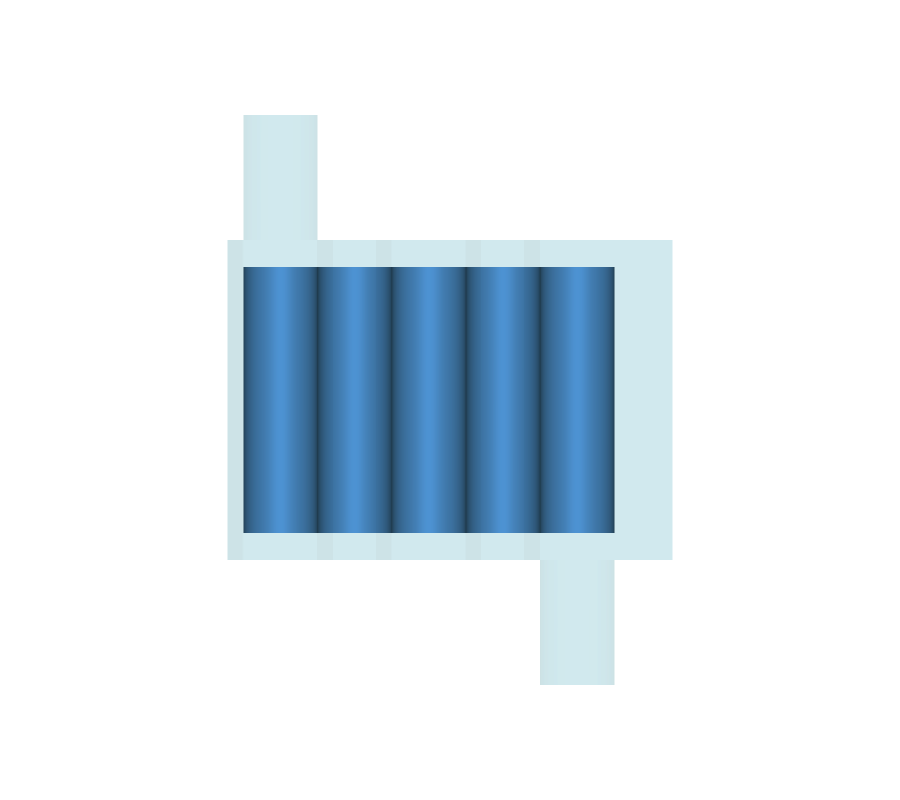
#> input picture src/cfd_twin/assets/cad_reference/actual_phi19_side_XZ.png, 1800 x 1600 px (shown at 1/2 size)
$ python update_reflected_cad_top.py ../src/cfd_twin/assets/cad_reference/actual_phi19_side_XZ.png
#> lines starting #> are read from the running program, lines starting #| are printed output that depends on the picture
#!/usr/bin/env python3
"""Update the published CAD top projection for the reflected C05/C19 ports."""

from __future__ import annotations

import argparse
from pathlib import Path

from PIL import Image, ImageDraw, ImageFont


def font(size: int, *, bold: bool = False) -> ImageFont.FreeTypeFont:
    name = "Arial Bold.ttf" if bold else "Arial.ttf"
    return ImageFont.truetype(f"/System/Library/Fonts/Supplemental/{name}", size)


def update(path: Path) -> None:
    image = Image.open(path).convert("RGBA")
    draw = ImageDraw.Draw(image)
    width, _ = image.size
#> width = 1800
    draw.rectangle((0, 45, width, 115), fill="white")
    subtitle = "Blue inlet: C05 upper-left / Red outlet: C19 lower-right"
    draw.text((width / 2, 70), subtitle, anchor="mm", font=font(31, bold=True), fill="#19334d")

    radius = 104
    neutral = "#d5e0e7"
    outline = "#294d63"
    background = "#f5f9fb"
    # Clear both the former and new port labels before redrawing them.  This
    # also makes this script idempotent when a published bundle is refreshed.
    for x in (228, 1053):
        for y in (218, 1205):
            draw.rectangle((x-75, y-25, x+75, y+27), fill=background)
    locations = {
        "C01": (228, 1331), "C02": (228, 1087), "C05": (228, 354),
        "C19": (1053, 1331), "C20": (1053, 1087), "C23": (1053, 354),
    }
    for cell_id in ("C01", "C02", "C20", "C23"):
        x, y = locations[cell_id]
        draw.ellipse((x-radius-5, y-radius-5, x+radius+5, y+radius+5), fill=background)
        draw.ellipse((x-radius, y-radius, x+radius, y+radius), fill=neutral, outline=outline, width=3)
        draw.text((x, y), cell_id, anchor="mm", font=font(14), fill="#294d63")
    for cell_id, label, fill, stroke in (
        ("C05", "IN", "#9dbddd", "#0067c5"),
        ("C19", "OUT", "#d6a6aa", "#d62828"),
    ):
        x, y = locations[cell_id]
        draw.ellipse((x-radius, y-radius, x+radius, y+radius), fill=fill, outline=stroke, width=5)
        draw.text((x, y), cell_id, anchor="mm", font=font(14), fill="#294d63")
        draw.text((x, y-radius-24), label, anchor="ms", font=font(25, bold=True), fill=stroke)
    image.save(path)
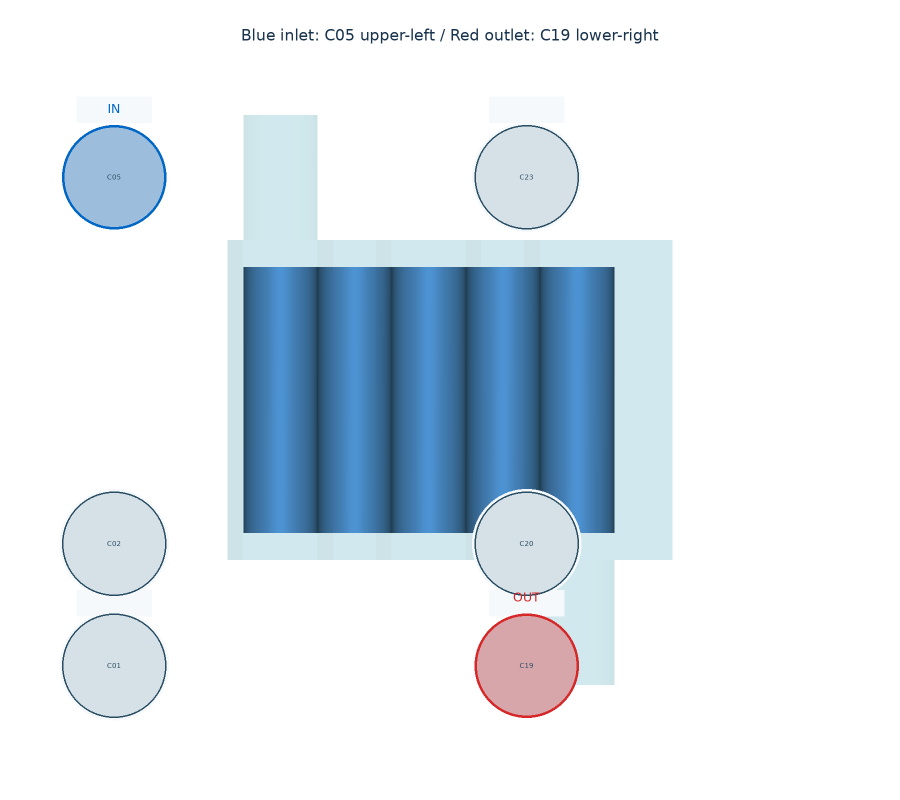
#> saved as actual_phi19_side_XZ.png: PIL image 1800x1600 RGBA (shown at 1/2 size); mean R, G, B, A 220.9, 230.4, 238, 255


def main() -> None:
    parser = argparse.ArgumentParser()
    parser.add_argument("paths", nargs="+", type=Path)
    args = parser.parse_args()
    for path in args.paths:
        update(path)
        print(path)


if __name__ == "__main__":
    main()

$ run again, on src/cfd_twin/assets/cad_reference/actual_phi19_top_XY.png
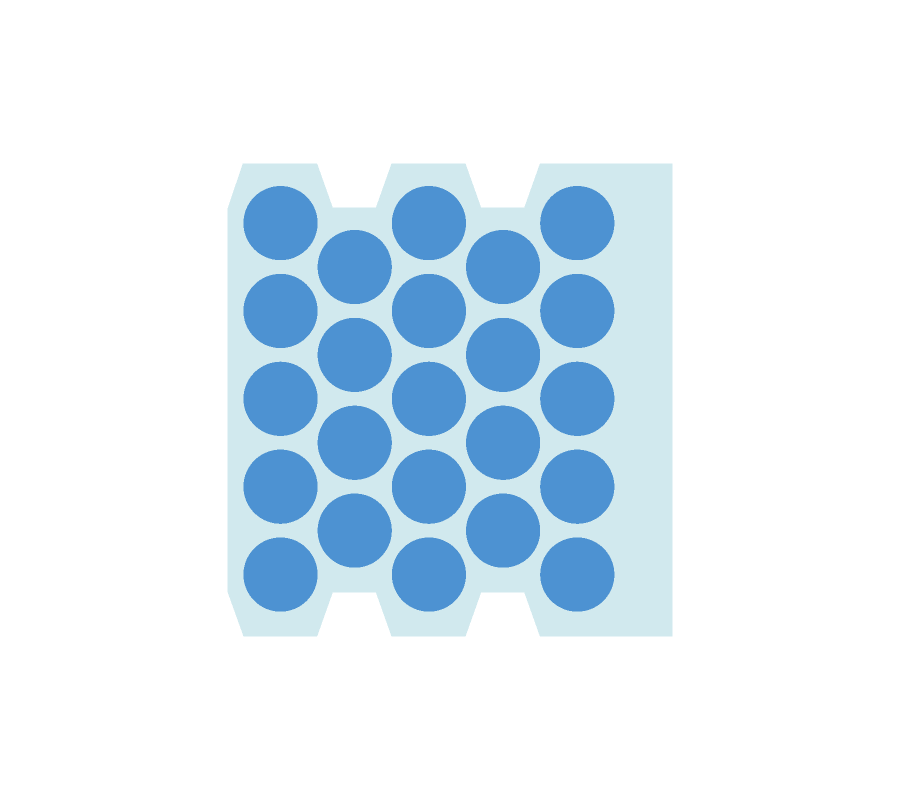
#> input picture src/cfd_twin/assets/cad_reference/actual_phi19_top_XY.png, 1800 x 1600 px (shown at 1/2 size)
#> in update, `image.save(path)`:
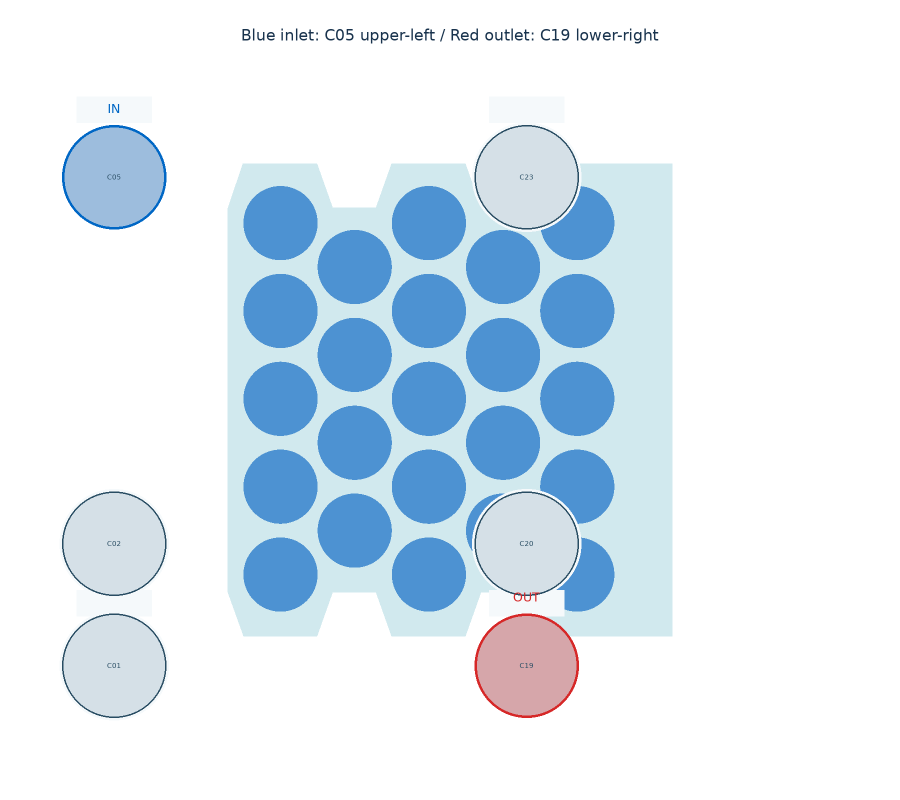
#> saved as actual_phi19_top_XY.png: PIL image 1800x1600 RGBA (shown at 1/2 size); mean R, G, B, A 221.4, 233.7, 243.5, 255
